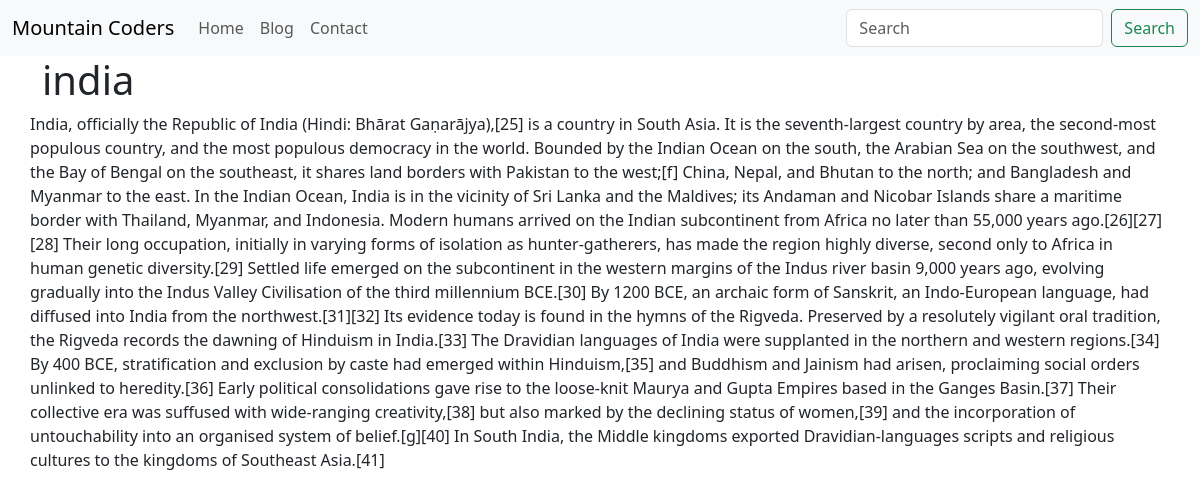
Screenshot of /blogpost/sdfhg with the database file from the repository.
### blog/models.py (models this page shows, shortened)
class Blog(models.Model):
    sno=models.AutoField(primary_key=True)
    title=models.CharField(max_length=200)
    content=models.TextField()
    slug=models.CharField(max_length=100)
    time=models.DateTimeField(auto_now_add=True)

### blog/views.py (the view)
# urls.py: path('blogpost/<str:slug>', views.blogpost, name='blogpost'),
def blogpost(request,slug):
    blog=Blog.objects.filter(slug=slug).first()
    context={'blog':blog}
    return render(request,'blogpost.html',context)

### templates/blogpost.html
{% extends 'base.html' %}
{% block blogactive %}active{% endblock blogactive %}
{% block body %}
<div class="container">
<h1>{{blog.title}}</h1>
<div class="row">
    {{blog.content}}
</div>
</div>
{% endblock body %}

### rows the page displays
Blog: title "india", content "India, officially the Republic of India (Hindi: Bhārat Gaṇarājya),[25] is a country in South Asia. It is the seventh-largest country by area, the second-most populous country, and the most populous democracy in the world. Bounded by the Indian Ocean on the south, the Arabian Sea on the southwest, and the Bay of Bengal on the southeast, it shares land borders with Pakistan to the west;[f] China, Nepal, and Bhutan to the north; and Bangladesh and Myanmar to the east. In the Indian Ocean, India is in the vicinity of Sri Lanka and the Maldives; its Andaman and Nicobar Islands share a maritime border with Thailand, Myanmar, and Indonesia. Modern humans arrived on the Indian subcontinent from…"
